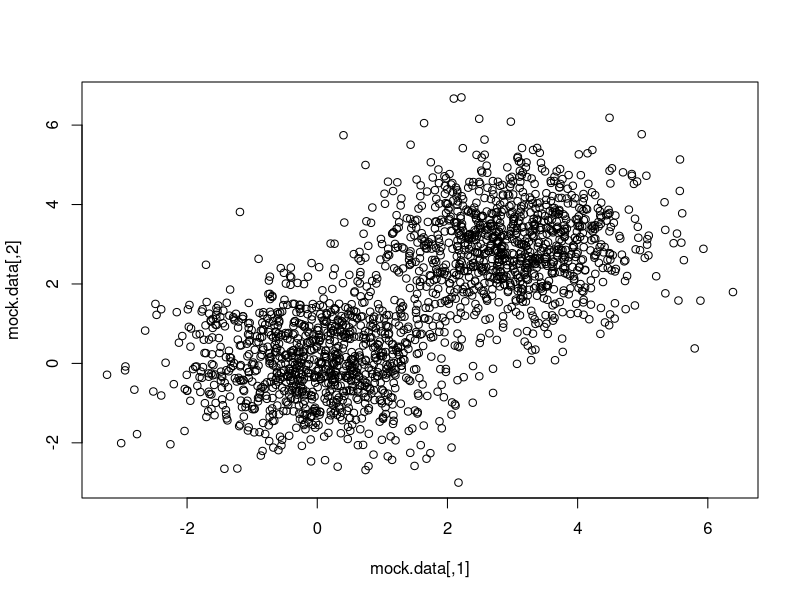
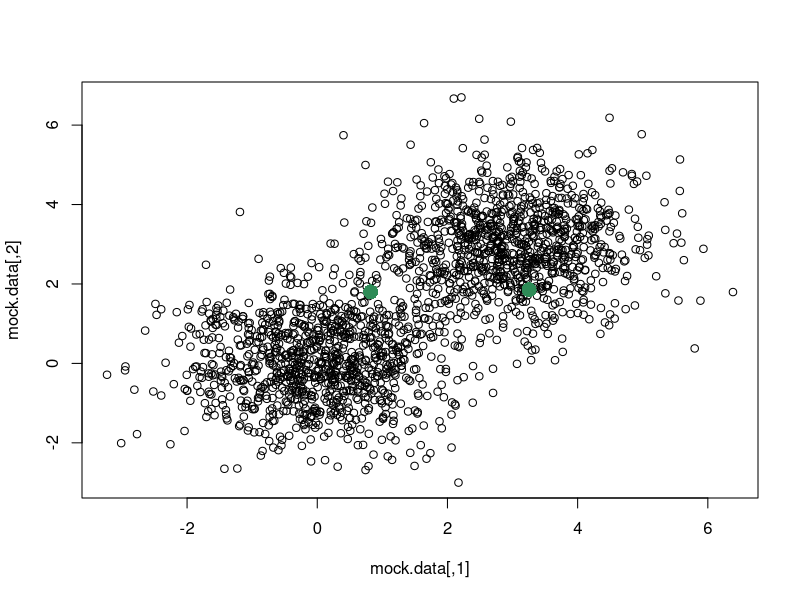
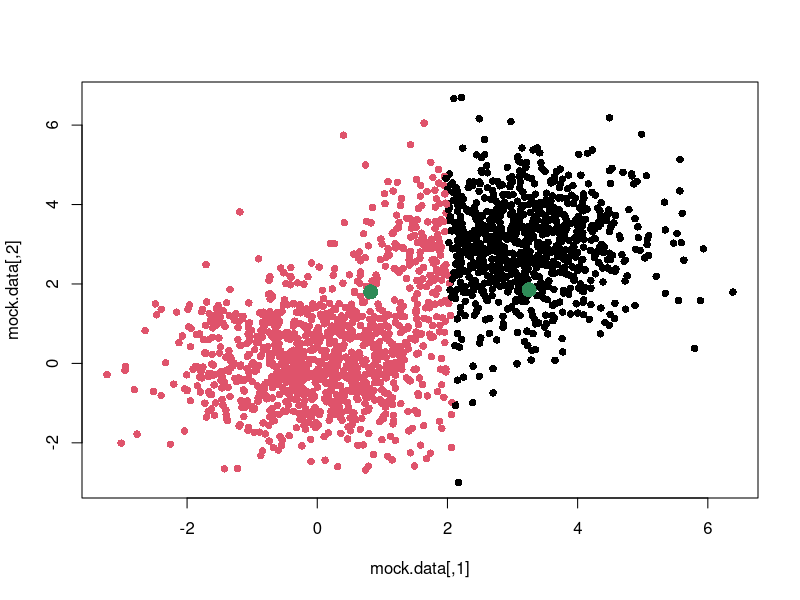
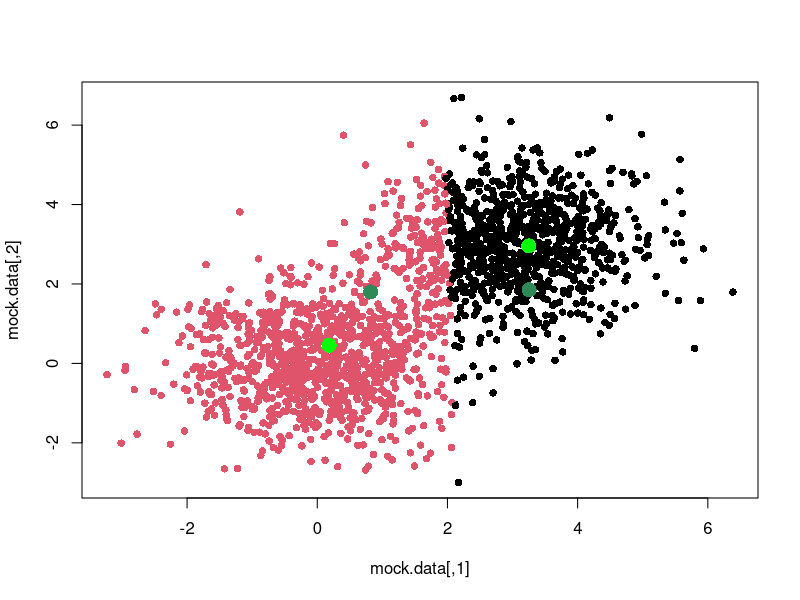
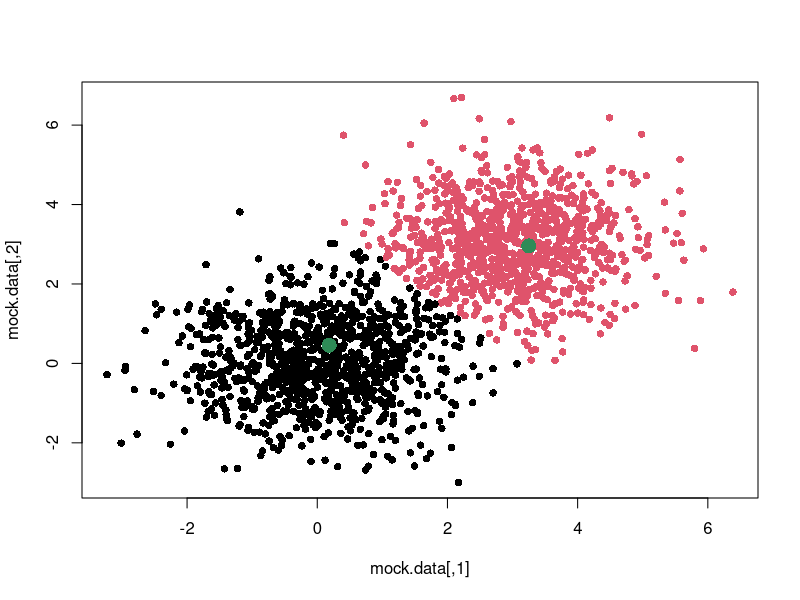
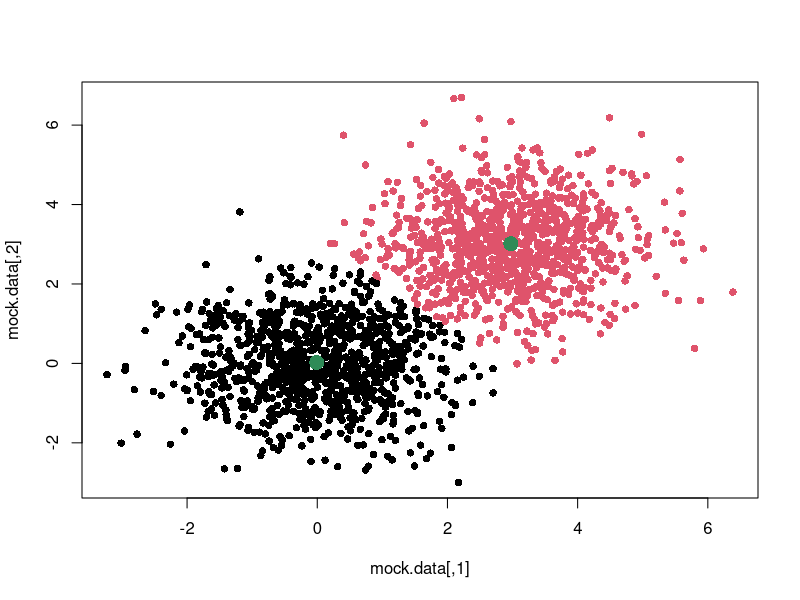
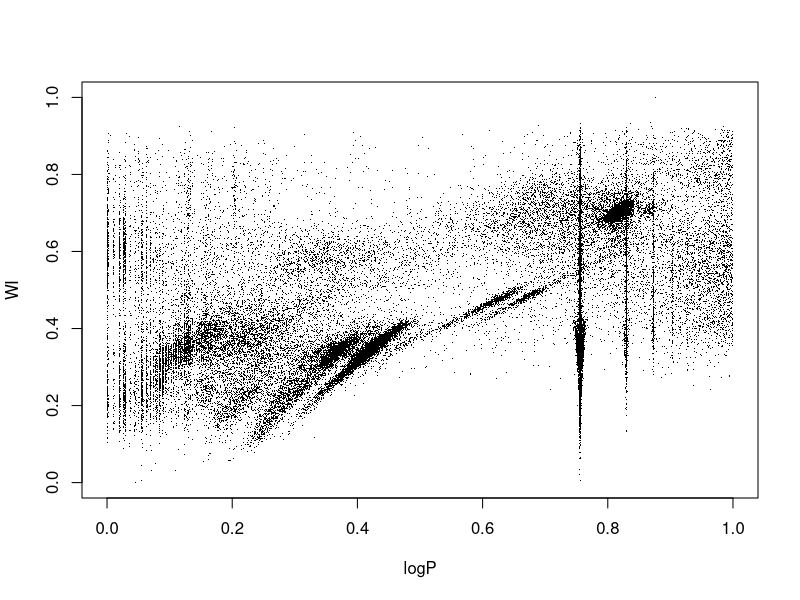
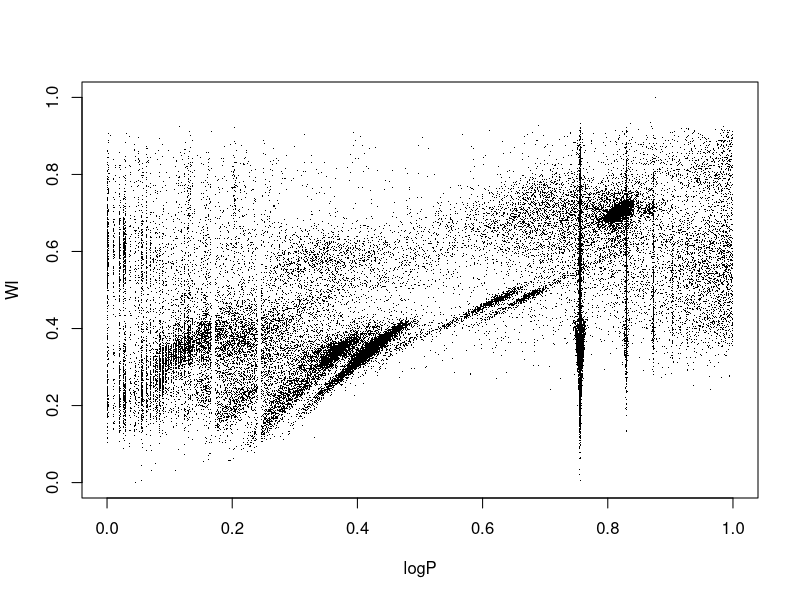

Here is the R script that generated these plots, in order: (Note: this script raises an error after producing the figures.)
## ---- chunk 1
knitr::opts_chunk$set(cache=TRUE)
knitr::opts_chunk$set(unnamed.chunk.label = "B")
## ---- chunk 2
library("mvtnorm")
set.seed(10)
setA <- rmvnorm(1000,c(0,0),matrix(c(1,0,0,1),2,2))
setB <- rmvnorm(1000,c(3,3),matrix(c(1,0,0,1),2,2))
mock.data <- rbind(setA,setB)
plot(mock.data)

## ---- chunk 3
rc <- sample(1:dim(mock.data)[1],2)
plot(mock.data)
points(mock.data[rc,],pch=16,col="seagreen",cex=2)
## ---- chunk 4

d <- function(center,data){
  s1 <- t(apply(data,1,"-",center))
  s2 <- s1^2
  s3 <- apply(s2,1,sum)
  d <- sqrt(s3)
  return(d)
}

## ---- chunk 5

# We define a function to do that
E <- function(data,centres){
  # First some definitions...
  n.data <- dim(data)[1]
  n.dims <- dim(data)[2]
  n.cl <- dim(centres)[1] 
  dists <- matrix(NA,n.data,n.cl)
  # Then, compute distances from each point to each cluster centre 
  for (i in 1:n.cl) dists[,i] <- d(centres[i,],data)
  # ... and define the cluster as the index with the minimum distance
  cluster <- apply(dists,1,which.min)
  return(cluster)
  }

centres <- mock.data[rc,]
# Call the function
cluster <- E(mock.data,centres)

plot(mock.data,pch=16,col=cluster)
points(mock.data[rc,],pch=16,col="seagreen",cex=2)

## ---- chunk 6

# We define a function to recalculate the centres...
M <- function(data,cluster){
  labels <- unique(cluster)
  n.cl <- length(labels)
  n.dims <- dim(data)[2]
  means <- matrix(NA,n.cl,n.dims)
  for (i in 1:n.cl)  means[i,] <- apply(data[cluster==labels[i],],2,mean)
  return(means)
}

means <- M(mock.data,cluster)

plot(mock.data,pch=16,col=cluster)
points(mock.data[rc,],pch=16,col="seagreen",cex=2)
points(means,pch=16,col="green",cex=2)

## ---- chunk 7
cluster <- E(mock.data,means)
plot(mock.data,pch=16,col=cluster)
points(means,pch=16,col="seagreen",cex=2)
## ---- chunk 8
km <- kmeans(mock.data,2)
plot(mock.data,col=km$cluster,pch=16)
points(km$centers,pch=16,col="seagreen",cex=2)
## ---- chunk 9

data <- read.table("OGLE.dat",sep=",",header=T)
attach(data)

plot(logP,WI,pch=".")
## ---- chunk 10

mask <- (logP < 1-0.754 & logP > 1-0.76) | (logP < 1-0.827 & logP > 1-0.833) | (logP < 1-0.872 & logP > 1-0.873)
data <- data[!mask,]
attach(data)
plot(logP,WI,pch=".")

## ---- chunk 11
km10.ogle <- kmeans(data,10)
plot(logP,WI,pch=".",col=km10.ogle$cluster)
## ---- chunk 12
set.seed(5)
km25.ogle <- kmeans(data,25,iter.max = 20)
plot(logP,WI,pch=".",col=km25.ogle$cluster)
points(km25.ogle$centers[,c(1,6)],col=seq(1,25),pch=16,cex=2)
## ---- chunk 13
set.seed(15)
km25.ogle <- kmeans(data,25,iter.max=20)
plot(logP,WI,pch=".",col=km25.ogle$cluster)
points(km25.ogle$centers[,c(1,6)],col=seq(1,25),pch=16,cex=2)
## ---- chunk 14
plot(logP,phi21,pch=".",col=km25.ogle$cluster)
## ---- chunk 15
set.seed(15)
km25.ogle <- kmeans(data[,-4],25,iter.max=20)
plot(logP,WI,pch=".",col=km25.ogle$cluster)
points(km25.ogle$centers[,c(1,5)],col=seq(1,25),pch=16,cex=2)
## ---- chunk 16
set.seed(10)
setA <- rmvnorm(1000,c(0,0),matrix(c(3,0,0,3),2,2))
setB <- rmvnorm(1000,c(3,3),matrix(c(1,0.99,0.99,1),2,2))
setC <- rmvnorm(1000,c(-1,4),matrix(c(1,-0.9,-0.9,1),2,2))
mock.data <- rbind(setA,setB,setC)
plot(mock.data)
## ---- chunk 17

km <- kmeans(mock.data,3)
plot(mock.data,col=km$cluster,pch=16,cex=.5)
points(km$centers,pch=15,col="orange")
## ---- chunk 18

loglikNormal <- function(D,means,Sigmas,cluster){
  labels <- unique(clusters)
  n.cl <- length(labels)
  loglik <- 0
  for (i in 1:n.cl)
  {
  logliki <- apply(means[i,],1,dmvnorm,x=D[cluster==i,],sigma=Sigma[,,i])
  logliki <- apply(logliki,2,sum)
  loglik <- loglik+logliki
  }
  return(loglik)
}
## ---- chunk 19

rc <- sample(1:dim(mock.data)[1],3)
plot(mock.data,pch=16,cex=.5)
points(mock.data[rc,],pch=16,col="seagreen",cex=2)

# We start with a random selection of points as centres...
means <- mock.data[rc,]
Sigmas <- array(0,dim=c(2,2,3))
# And diagonal (unit) matrices for the covariances. 
Sigmas[1,1,]=1
Sigmas[2,2,]=1

# And here is the function to compute the expected values of the 
# latent variables:
E <- function(data,means,Sigmas)
{
  n.cl <- dim(means)[1]
  probs <- matrix(NA,nrow=dim(data)[1],ncol=n.cl)
    for (i in 1:n.cl)
  {
  probs[,i] <- dmvnorm(x=data,mean=means[i,],sigma=Sigmas[,,i])

  }
  cluster <- max.col(probs)
  
  return(cluster)  
}

# OK. let us do it:
cluster <- E(mock.data,means,Sigmas)

points(mock.data,pch=16,cex=.5,col=cluster)
points(mock.data[rc,],pch=16,col="seagreen",cex=2)
## ---- chunk 20

M <- function(data,cluster){
  n.cl <- length(unique(cluster))
    for (i in 1:n.cl)
  {
      means[i,] <- apply(data[cluster==i,],2,mean)
      Sigmas[,,i] <- cov(data[cluster==i,])  
  }
  M <- list(means=means,covariances=Sigmas)
  return(M)
  
}

plot(mock.data,pch=16,cex=.5)
points(mock.data[rc,],pch=16,col="seagreen",cex=2)
points(mock.data,pch=16,cex=.5,col=cluster)
points(mock.data[rc,],pch=16,col="seagreen",cex=2)

parameters <- M(mock.data,cluster)
points(parameters$means,pch=16,col="orange",cex=2)
cluster <- E(mock.data,parameters$means,parameters$covariances)
plot(mock.data,pch=16,cex=.5,col=cluster)
points(parameters$means,pch=16,col="orange",cex=2)
## ---- chunk 21

for (i in 1:50)
{

parameters <- M(mock.data,cluster)
cluster.new <- E(mock.data,parameters$means,parameters$covariances)
ndiff <- sum(cluster!=cluster.new)
print(ndiff)
cluster <- cluster.new
plot(mock.data,pch=16,cex=.5,col=cluster)
points(parameters$means,pch=16,col="orange",cex=2)
if(ndiff==0) break
}

## ---- chunk 22
library("dbscan")
cluster <- dbscan(data[,-4],minPts = 5, eps=0.02)
mask <- cluster$cluster != 0
plot(data[,c(1,6)],pch=".")
points(data[mask,c(1,6)],pch=16,cex=.2,col=(cluster$cluster[mask]+1))
plot(data[,c(1,2)],pch=".")
points(data[mask,c(1,2)],pch=16,cex=.2,col=(cluster$cluster[mask]+1))
plot(data[,c(1,3)],pch=".")
points(data[mask,c(1,3)],pch=16,cex=.2,col=(cluster$cluster[mask]+1))
plot(data[,c(1,4)],pch=".")
points(data[mask,c(1,4)],pch=16,cex=.2,col=(cluster$cluster[mask]+1))
plot(data[,c(1,5)],pch=".")
points(data[mask,c(1,5)],pch=16,cex=.2,col=(cluster$cluster[mask]+1))

cluster <- optics(data[,-4],minPts = 15, eps=0.02)
res <- optics_cut(cluster, eps_cl = 0.0195)
mask <- res$cluster != 0
column <- 6
plot(data[,c(1,column)],pch=".")
points(data[mask,c(1,column)],pch=16,cex=.5,col=res$cluster[mask]+2)


plot(data[,c(1,2)],pch=".")
points(data[mask,c(1,2)],pch=16,cex=.2,col=(cluster$cluster[mask]+1))
plot(data[,c(1,3)],pch=".")
points(data[mask,c(1,3)],pch=16,cex=.2,col=(cluster$cluster[mask]+1))
plot(data[,c(1,4)],pch=".")
points(data[mask,c(1,4)],pch=16,cex=.2,col=(cluster$cluster[mask]+1))
plot(data[,c(1,5)],pch=".")
points(data[mask,c(1,5)],pch=16,cex=.2,col=(cluster$cluster[mask]+1))

apply(data,2,range)
## ---- chunk 23
plot(mock.data)
library("kohonen")
library("fields")
cluster <- som(mock.data)
plot(cluster, type="code")
plot(cluster, type="changes")
plot(cluster, type = "property", property = cluster$codes[,2], main=names(cluster$data)[2], palette.name=tim.colors)
plot(cluster, type="dist.neighbours")
plot(cluster, type="count")


## ---- chunk 24
##dists <- dist(data)
##clusters <- hclust(dists, method = 'average')
#clusters <- hclust(dists, method = 'ward.D')
#clusters <- hclust(dists, method = 'ward.D2')
#clusters <- hclust(dists, method = 'single')
#clusters <- hclust(dists, method = 'complete')
#clusters <- hclust(dists, method = 'centroid')
#clusters <- hclust(dists, method = 'median')
#clusters <- hclust(dists, method = 'mcquitty')
##plot(clusters)
##clusterCut <- cutree(clusters, 15)
##plot(data[,1],data[,6], col=clusterCut,pch=16,cex=.3)
##clusterCut <- cutree(clusters, 200)
##plot(data[,1],data[,4], col=clusterCut,pch=16,cex=.3)

##dists <- dist(data[,-4])
##clusters <- hclust(dists, method = 'average')
##clusterCut <- cutree(clusters, 200)
##plot(data[,1],data[,4], col=clusterCut,pch=16,cex=.3)

##dists <- dist(data[,-4])
##clusters <- hclust(dists, method = 'single')
##clusterCut <- cutree(clusters, 200)
##plot(data[,1],data[,4], col=clusterCut,pch=16,cex=.3)


## ---- chunk 25
#library("orclus")
#cluster <- orclus(data,k=10,l=3,180,inner.loops=20)
#plot(data[,1],data[,6],col=cluster$cluster,pch=".")
#for(i in 1:length(cluster$size)) {
#plot(as.matrix(data) %*% cluster$subspaces[[i]], col = cluster$cluster, ylab #= paste("Identified subspace for cluster",i))
#}

#for(i in 1:length(cluster$size)) {
#mask <- cluster$cluster==i
#plot(data[,1],data[,6],col="black",pch=".")
#points(data[mask,1],data[mask,6],col="red",pch=16,cex=.5)
#}
## ---- chunk 26
#library(kernlab)
#cluster <- specc(data,centers=25,kernel="rbfdot",kpar="automatic",
#                 nystrom.red=FALSE,nystrom.sample=5000,iterations=200)
